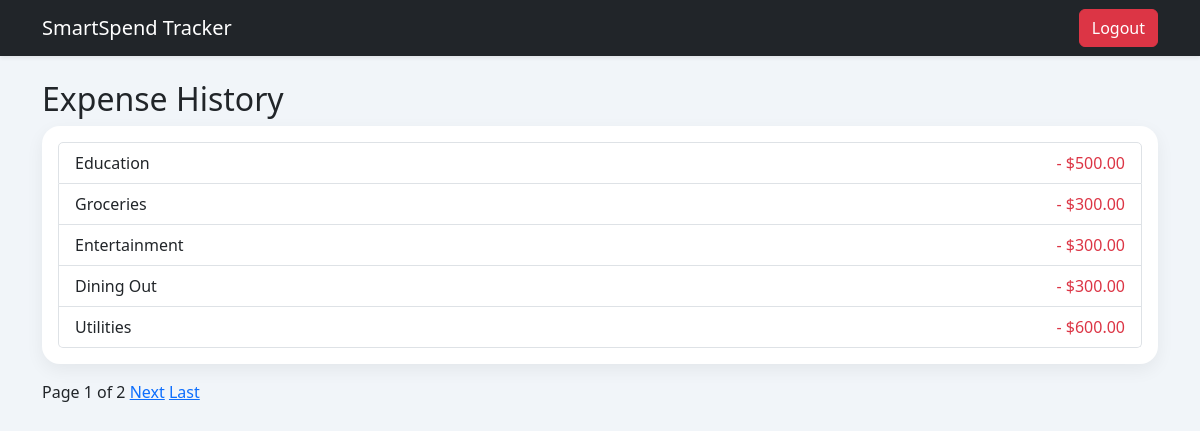
Screenshot of /expense-list/ (signed in) with the database file from the repository.
### tracker/models.py (models this page shows, shortened)
class Expense(models.Model):
    CATEGORY_CHOICES = [
        ("Groceries", "Groceries"),
        ("Utilities", "Utilities"),
        ("Healthcare", "Healthcare"),
        ("Insurance", "Insurance"),
        ("Rent", "Rent"),
        ("Transportation", "Transportation"),
        ("Dining Out", "Dining Out"),
        ("Entertainment", "Entertainment"),
        ("Education", "Education"),
    ]
    user = models.ForeignKey(User, on_delete=models.CASCADE)
    amount = models.DecimalField(max_digits=10, decimal_places=2)
    category = models.CharField(max_length=100, choices=CATEGORY_CHOICES)
    date = models.DateField()
    description = models.TextField(blank=True)
    created_at = models.DateTimeField(auto_now_add=True)

### tracker/views.py (the view)
# urls.py: path("expense-list/", views.expense_list, name="expense_list"),
@login_required
def expense_list(request):
    expenses = Expense.objects.filter(user=request.user).order_by("-created_at")
    paginator = Paginator(expenses, 5)
    page_number = request.GET.get("page")
    page_obj = paginator.get_page(page_number)
    return render(request, "expense_list.html", {
        "page_obj": page_obj
    })

### templates/expense_list.html (shortened to what this page needs)
{% extends "base.html" %}
{% block content %}
<h2>Expense History</h2>
<div class="card p-3">
    <ul class="list-group">
        {% for expense in page_obj %}
        <li class="list-group-item d-flex justify-content-between">
            <span>{{ expense.category }}</span>
            <span class="text-danger">- ${{ expense.amount }}</span>
        </li>
        {% endfor %}
    </ul>
</div>
<div class="mt-3">
    <span> Page {{ page_obj.number }} of {{ page_obj.paginator.num_pages }} </span>
    {% if page_obj.has_next %}
        <a href="?page={{ page_obj.next_page_number }}">Next</a>
        <a href="?page={{ page_obj.paginator.num_pages }}">Last</a>
    {% endif %}
</div>
{% endblock %}

### templates/base.html (style rules this page uses)
body { background: #f1f5f9; min-height: 100vh; }
.card { border: none; border-radius: 18px; box-shadow: 0 6px 18px rgba(0,0,0,0.06); }

### rows the page displays
Expense: category "Education", amount "500.00"
Expense: category "Groceries", amount "300.00"
Expense: category "Entertainment", amount "300.00"
Expense: category "Dining Out", amount "300.00"
Expense: category "Utilities", amount "600.00"

### other values shown
{{ page_obj.number }} "1"
{{ page_obj.paginator.num_pages }} "2"
